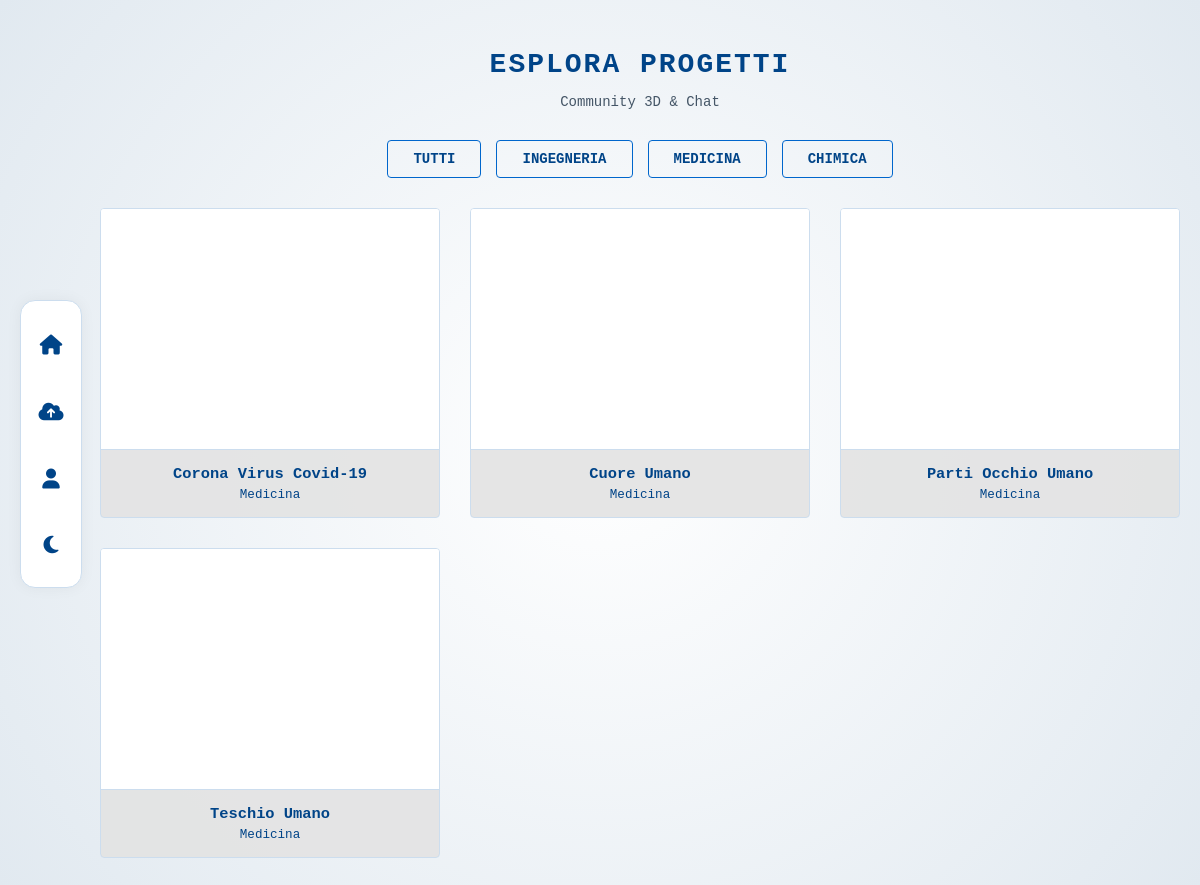
The page /Image-Gallary/index.php?category=Medicina (signed in) on the database its author committed.
### tables this page shows
CREATE TABLE `gallary` (
  `title` varchar(100) NOT NULL,
  `category` varchar(50) NOT NULL,
  `path` varchar(100) NOT NULL
);

### Image-Gallary/index.php (the view, shortened to what this page needs)
<?php
    include("./connect.php");
?>
<!DOCTYPE html>
<html lang="it">
<head>
    <link rel="stylesheet" href="https://cdnjs.cloudflare.com/ajax/libs/font-awesome/6.4.0/css/all.min.css">
    <link rel="stylesheet" href="style.css?v=2">
</head>
<body>
    <div class="sidebar-nav">
        <a href="index.php" class="sidebar-btn" title="Home"><i class="fas fa-home icon"></i></a>
        <a href="#" onclick="openUploadModal(); return false;" class="sidebar-btn" title="Upload"><i class="fas fa-cloud-upload-alt icon"></i></a>
        <a href="../login/personal.php" class="sidebar-btn" title="Profilo"><i class="fas fa-user icon"></i></a>
        <button onclick="toggleDarkMode()" class="sidebar-btn" title="Cambia Tema">
            <i id="theme-icon" class="fas fa-moon icon"></i>
        </button>
    </div>
    <div class="container">
        <h1 style="text-align:center; margin-bottom: 10px;">Esplora Progetti</h1>
        <p style="text-align:center; margin-bottom: 30px;">Community 3D & Chat</p>
        <div class="filters">
            <a href="index.php" class="filter-btn">Tutti</a>
            <a href="?category=Ingegneria" class="filter-btn">Ingegneria</a>
            <a href="?category=Medicina" class="filter-btn">Medicina</a>
            <a href="?category=Chimica" class="filter-btn">Chimica</a>
        </div>
        <div class="gallery-grid">
            <?php
                $where = isset($_GET['category']) ? "WHERE category='".mysqli_real_escape_string($connect, $_GET['category'])."'" : "";
                $res = mysqli_query($connect, "SELECT * FROM gallary $where ORDER BY title ASC");
                while ($row = mysqli_fetch_assoc($res)) {
                    $path = "./uploads/" . $row['path'];
                    $t = htmlspecialchars($row['title']);
                    $c = htmlspecialchars($row['category']);
                    $f = $row['path'];
            ?>
                <div class='card' onclick="openViewModal('<?php echo $path; ?>', '<?php echo $t; ?>', '<?php echo $c; ?>', '<?php echo $f; ?>')">
                    <model-viewer
                        src="<?php echo $path; ?>"
                        loading="lazy"
                        reveal="auto"
                        interaction-prompt="none"
                        disable-zoom
                        shadow-intensity="1"
                        style="pointer-events: none; width:100%; height:240px; background:var(--modal-bg);">
                    </model-viewer>
                    <div class='card-info'>
                        <div style="font-weight:700; font-size:1.1em;"><?php echo $t; ?></div>
                        <div style="font-size:0.9em; margin-top:5px;"><?php echo $c; ?></div>
                    </div>
                </div>
            <?php } ?>
        </div>
    </div>
</body>
</html>

### Image-Gallary/style.css (style rules this page uses)
:root { --primary: #0066cc; --primary-hover: #004488; --accent-glow: rgba(0, 102, 204, 0.3); --bg: #f0f4f8; --bg-gradient: radial-gradient(circle at center, #ffffff 0%, #e1e9f0 100%); --card-bg: rgba(255, 255, 255, 0.9); --card-border: #ccddee; --text-main: #004488; --text-sec: #445566; --modal-bg: #ffffff; --sidebar-bg: #ffffff; --sidebar-border: #ccddee; --input-bg: #ffffff; --input-border: #ccddee; --chat-bg: #f9fbfd; --shadow: rgba(0, 0, 0, 0.05); }
body { font-family: 'Courier New', Courier, monospace; background: var(--bg); background-image: var(--bg-gradient); background-attachment: fixed; color: var(--text-main); margin: 0; padding: 0; padding-left: 80px; transition: all 0.5s ease; font-size: 14px; }
h1, h2, h3, h4 { color: var(--text-main); text-transform: uppercase; letter-spacing: 2px; font-weight: bold; }
p, label, span { color: var(--text-sec); }
.container { max-width: 1400px; margin: 0 auto; padding: 30px 20px; position: relative; z-index: 1; }
.sidebar-nav { display: flex; flex-direction: column; background-color: var(--sidebar-bg); border: 1px solid var(--sidebar-border); width: 60px; padding: 20px 0; align-items: center; justify-content: flex-start; border-radius: 15px; position: fixed; left: 20px; top: 50%; transform: translateY(-50%); z-index: 2000; gap: 20px; box-shadow: 0 0 15px var(--shadow); backdrop-filter: blur(5px); }
.sidebar-btn { border: 1px solid transparent; background: transparent; width: 45px; height: 45px; border-radius: 8px; display: flex; align-items: center; justify-content: center; color: var(--text-main); cursor: pointer; text-decoration: none; transition: all 0.3s; }
.icon { font-size: 20px; }
.filters { display: flex; gap: 15px; flex-wrap: wrap; justify-content: center; margin-bottom: 30px; }
.filter-btn { text-decoration: none; color: var(--text-main); background: transparent; padding: 10px 25px; border-radius: 4px; font-size: 14px; border: 1px solid var(--primary); font-weight: bold; text-transform: uppercase; transition: 0.3s; }
.gallery-grid { display: grid; grid-template-columns: repeat(auto-fill, minmax(280px, 1fr)); gap: 30px; }
.card { background: var(--card-bg); border: 1px solid var(--card-border); border-radius: 4px; overflow: hidden; box-shadow: 0 4px 15px rgba(0,0,0,0); transition: all 0.3s; height: auto; display: flex; flex-direction: column; cursor: pointer; position: relative; }
.card model-viewer { width: 100%; height: 240px; background: transparent; }
.card::after { content: ""; position: absolute; top: 0; left: 0; width: 100%; height: 100%; pointer-events: none; box-shadow: inset 0 0 20px rgba(0,0,0,0.5); display: none; }
.card-info { padding: 15px; text-align: center; flex-grow: 1; display: flex; flex-direction: column; justify-content: center; border-top: 1px solid var(--card-border); background: rgba(0,0,0,0.1); }

### rows shown on the page
gallary: title "Corona Virus Covid-19", category "Medicina"
gallary: title "Cuore Umano", category "Medicina"
gallary: title "Parti Occhio Umano", category "Medicina"
gallary: title "Teschio Umano", category "Medicina"
